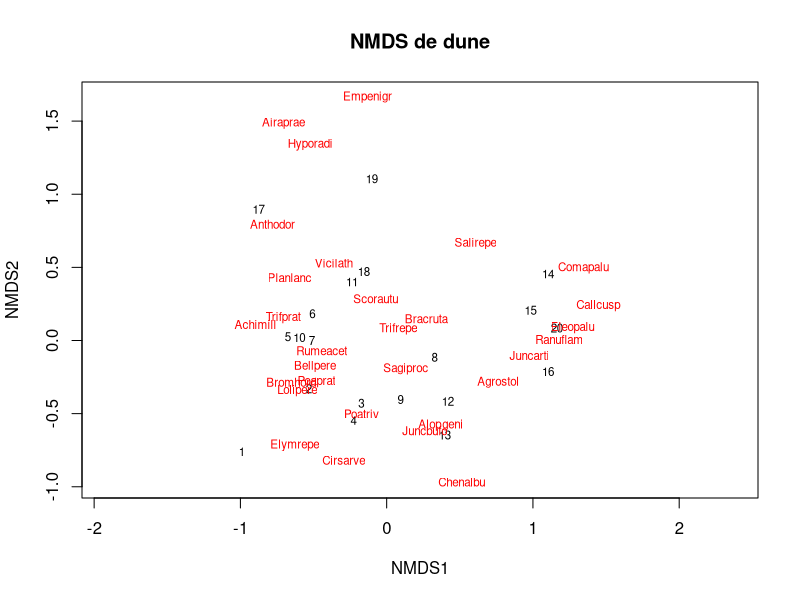
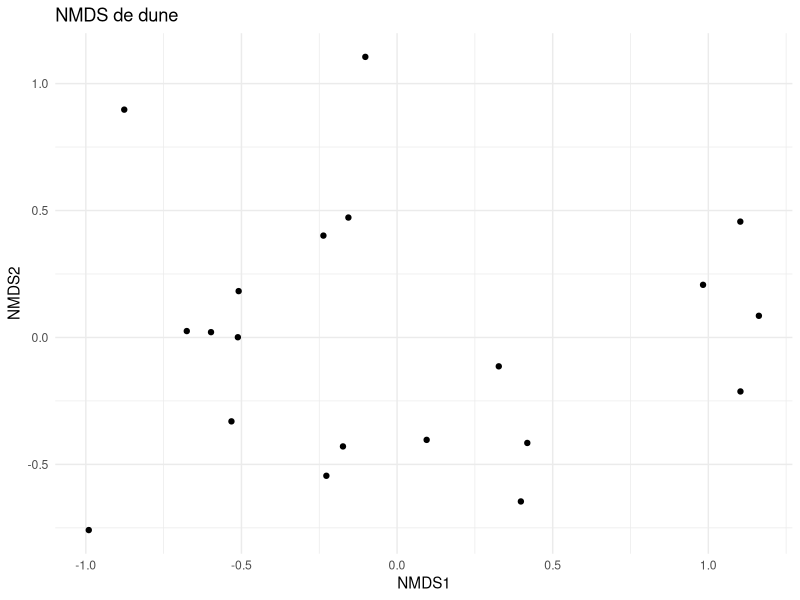

Here is the R script that generated these plots, in order:
# Escalamiento Multidimensional No Métrico (NMDS)

# Librerías
library(vegan)
library(ggplot2)

# Cargar datos
data(dune)

# Preprocesamiento: transformación de wisconsin
dune_tra <- wisconsin(dune)

# Análisis
nmds_res <- metaMDS(dune_tra, distance = "bray", k = 2, trymax = 100)
print(nmds_res)

# Visualización
ordiplot(nmds_res, type = "text", main = "NMDS de dune")

# También con ggplot2
scores <- as.data.frame(scores(nmds_res, display="sites"))

ggplot(scores, aes(NMDS1, NMDS2)) +
  geom_point() +
  theme_minimal() +
  labs(title = "NMDS de dune")

# Interpretación
# Las distancias en el espacio NMDS representan disimilitudes ecológicas entre
# las parcelas del conjunto de datos dune.
